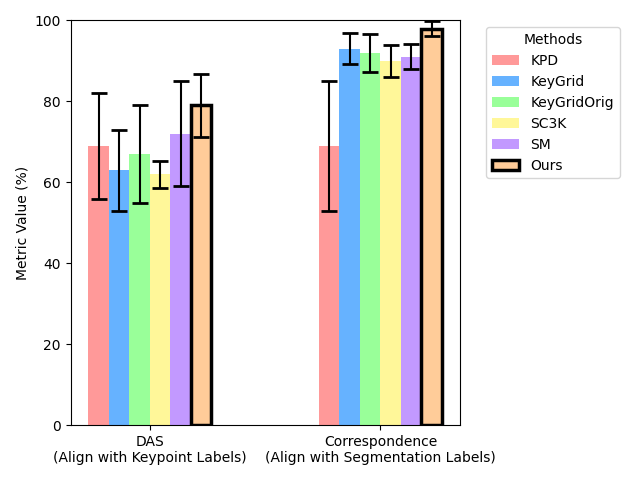

Python code for this plot:
import matplotlib.pyplot as plt
import numpy as np

# Data
methods = ["KPD", "KeyGrid", "KeyGridOrig", "SC3K", "SM", "Ours"]
DAS = np.array([0.69, 0.63, 0.67, 0.62, 0.72, 0.79])
DAS_err = np.array([0.13, 0.10, 0.12, 0.033, 0.13, 0.077])
Corr = np.array([0.69, 0.93, 0.92, 0.90, 0.91, 0.98])
Corr_err = np.array([0.16, 0.038, 0.047, 0.04, 0.031, 0.019])

metrics = ["DAS\n(Align with Keypoint Labels)", "Correspondence\n(Align with Segmentation Labels)"]
x = np.arange(len(metrics))  # 2 metric groups
width = 0.12
group_gap = 0.35           # extra gap between groups (⬅ change this to adjust spacing)

fig, ax = plt.subplots()

bars = []

pastel_colors = [
    "#FF9999", # KPD
    "#66B2FF", # KeyGrid
    "#99FF99", # KeyGridOrig
    "#FFF799", # SC3K
    "#C299FF", # SM
    "#FFCC99"  # Ours
]



# For each method, plot its DAS and Correspondence bars next to each other
for i, method in enumerate(methods):
    values = [DAS[i] * 100, Corr[i] * 100]
    errors = [DAS_err[i] * 100, Corr_err[i] * 100]
    # positions = x+ (i - len(methods)/2) * width + width/2
    positions = x + (i - len(methods)/2) * width + width/2
    positions[1] += group_gap  # push second group to create bigger spacing

    if method == "Ours":
        bar = ax.bar(
            positions, values, width, yerr=errors, 
            error_kw=dict(capsize=6, capthick=2, linewidth=1.5),
            label=method, edgecolor="black", linewidth=2.5, color=pastel_colors[i]
        )
    else:
        bar = ax.bar(
            positions, values, width, yerr=errors, 
            error_kw=dict(capsize=6, capthick=2, linewidth=1.5),
            label=method, color=pastel_colors[i]
        )
    bars.append(bar)

ax.set_xticks([x[0], x[1] + group_gap])
ax.set_xticklabels(metrics)
ax.set_ylabel("Metric Value (%)")
ax.set_ylim(0, 100)

# Legend: one entry per algorithm
ax.legend(title="Methods", bbox_to_anchor=(1.05, 1), loc='upper left')

plt.tight_layout()
plt.savefig("graph2.png")
